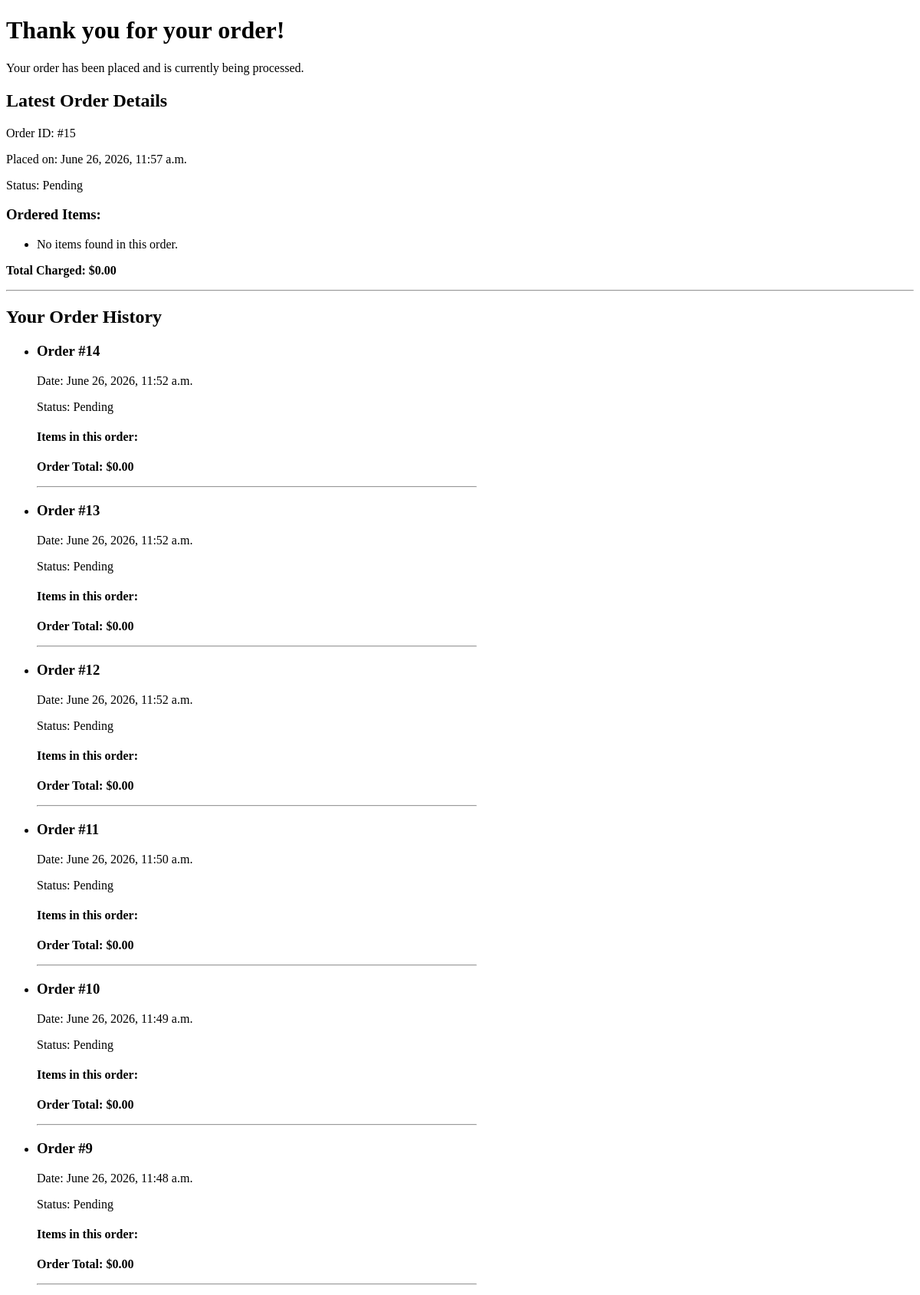
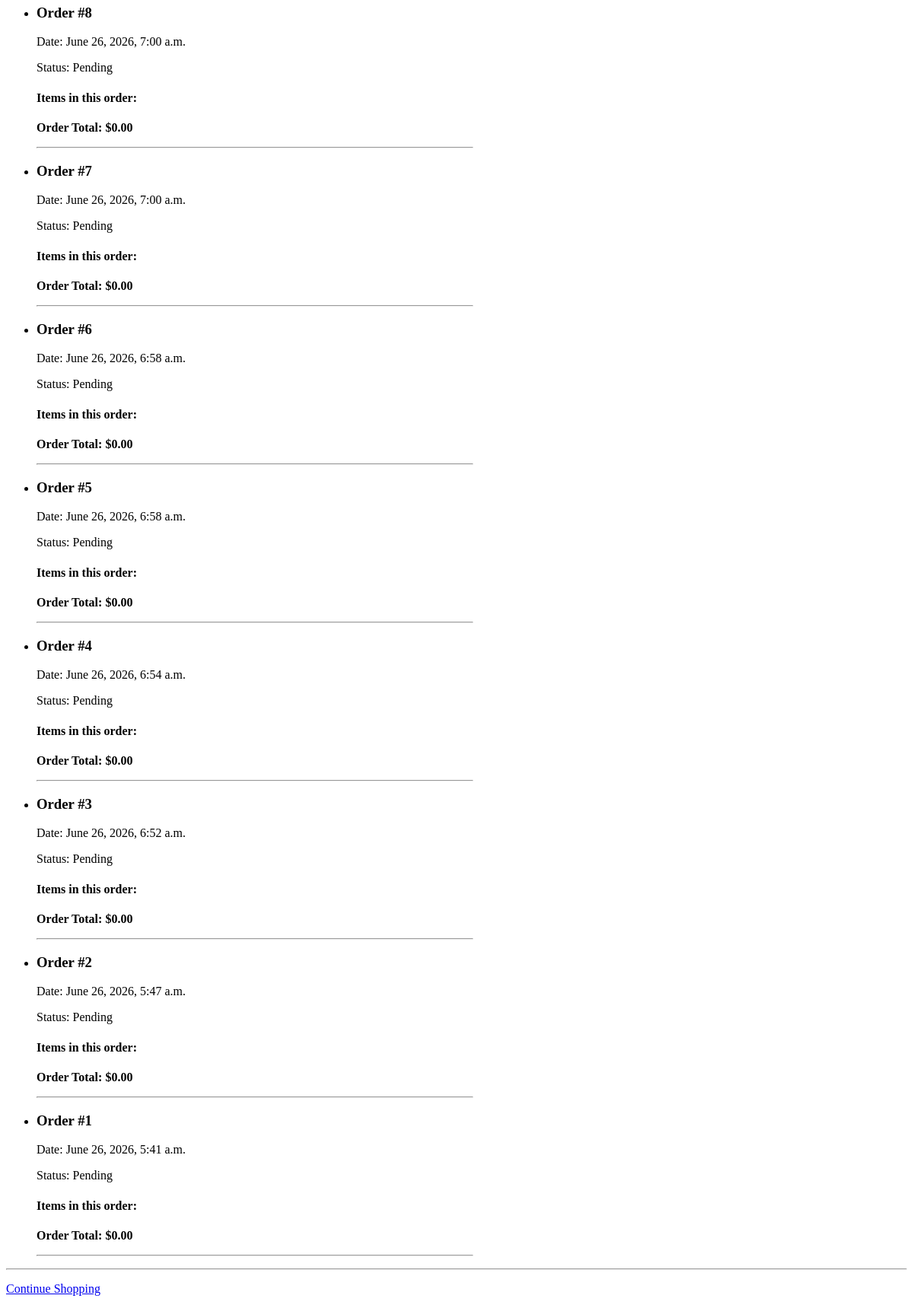
The page /orders/ordered-items (signed in) on the database as committed earlier (2 pictures, top to bottom).
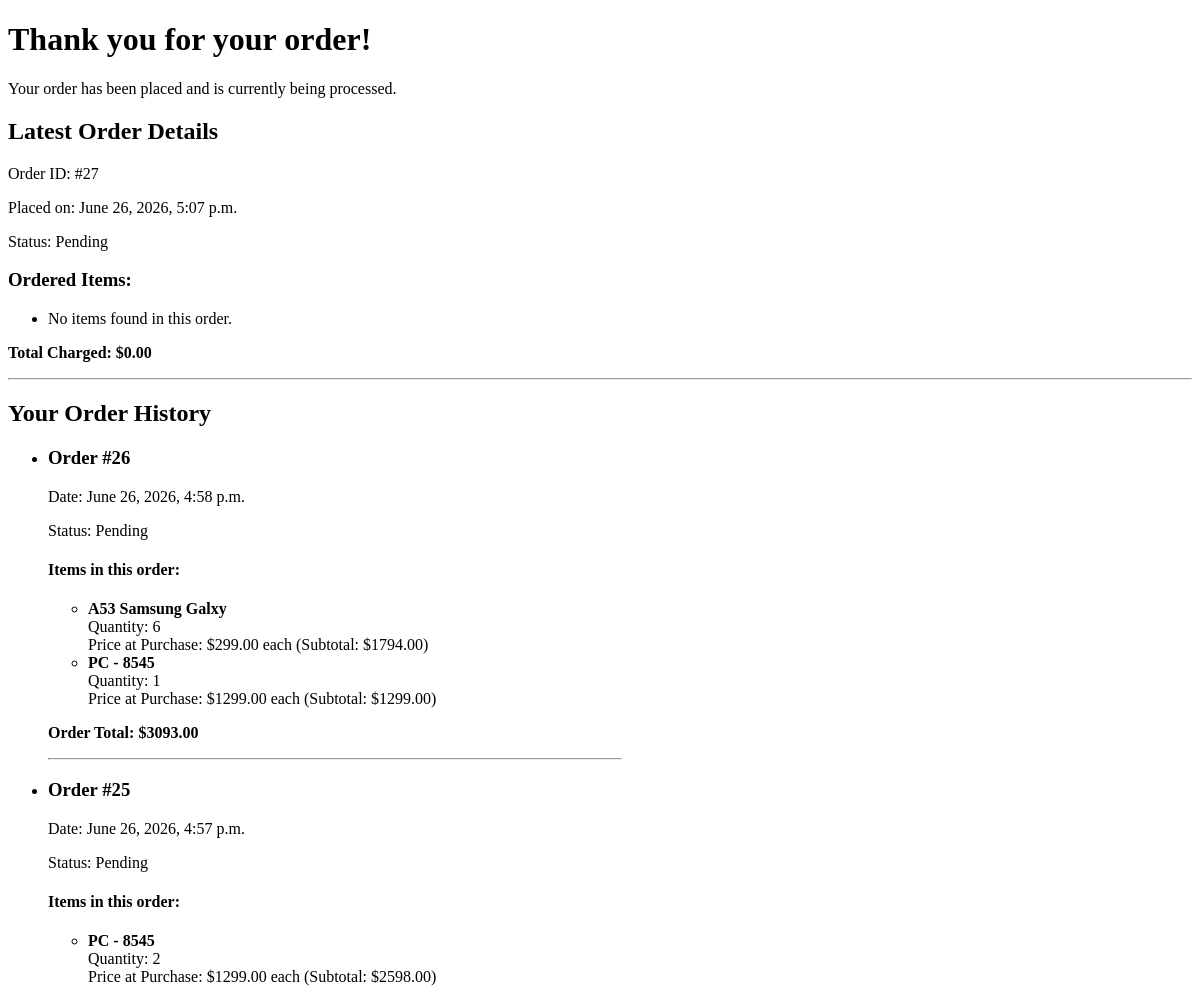
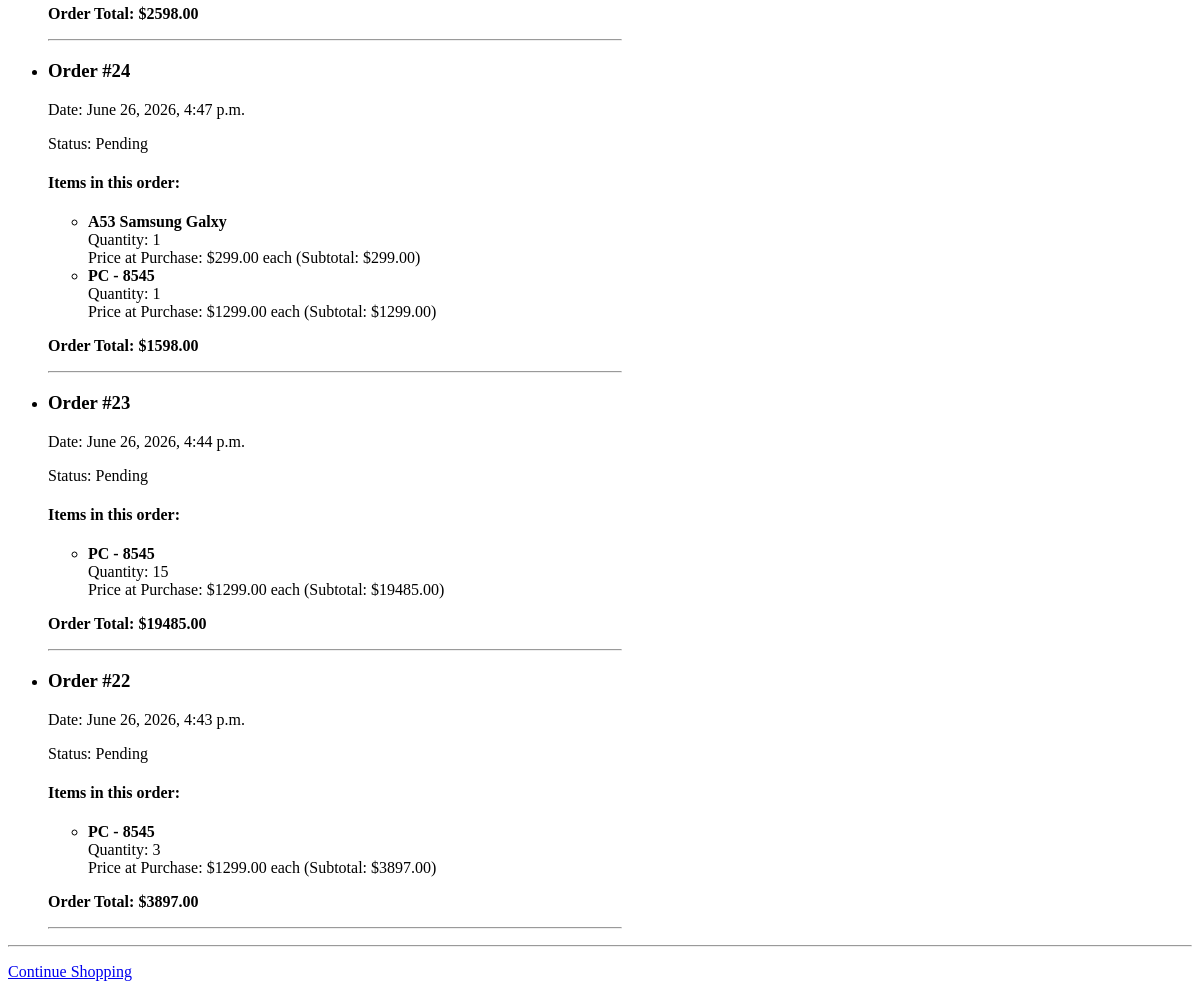
The same page on the database as committed later (2 pictures, top to bottom).
### orders/models.py (models this page shows, shortened)
class Order(models.Model):
    STATUS = (
        ('pending', 'Pending'),
        ('shipped' ,'Shipped'),
        ('delivered', 'Delivered'),
        ('cancelled', 'Cancelled')
    )
    user = models.ForeignKey(CustomUser, on_delete=models.CASCADE)
    status = models.CharField(max_length=20, choices=STATUS)
    created_at = models.DateTimeField(auto_now_add=True)
    def get_total_price(self):
        return sum(item.quantity * item.price_at_purchase for item in self.items.all())

class OrderItem(models.Model):
    order = models.ForeignKey(Order, on_delete=models.CASCADE, related_name='items')
    product = models.ForeignKey(Product, on_delete=models.CASCADE)
    quantity = models.IntegerField(default=1)
    price_at_purchase = models.DecimalField(max_digits=20, decimal_places=2)
    def get_subtotal(self):
        return self.quantity * self.price_at_purchase

### products/models.py (models this page shows, shortened)
class Product(models.Model):
    name = models.CharField(max_length=100)
    desc = models.CharField(max_length=500, null=True, blank=True)
    price = models.DecimalField(max_digits=20, decimal_places=2)
    quantity = models.IntegerField(default=0)
    is_active = models.BooleanField(default=True)
    image = models.ImageField(upload_to='products/', null=True, blank=True)
    subcategory = models.ForeignKey(Subcategory, on_delete=models.CASCADE, related_name='products', null=True, blank=True)
    created_at = models.DateTimeField(auto_now_add=True)

### orders/views.py (the view)
# urls.py: path('ordered-items', OrderedItemsView.as_view(), name='order-success')
class OrderedItemsView(LoginRequiredMixin, View):
    def get(self, request):
        user = request.user
        orders = Order.objects.filter(user=user).prefetch_related('items__product').order_by('-created_at')
        latest_order = orders.first()
        latest_order_total = 0
        if latest_order:
            latest_order_total = sum(
                item.quantity * item.price_at_purchase
                for item in latest_order.items.all()
            )
        context = {
            'orders': orders,
            'latest_order': latest_order,
            'latest_order_total': latest_order_total
        }
        return render(request, 'orders/order-success.html', context)

### templates/orders/order-success.html (shortened to what this page needs)
<!DOCTYPE html>
<html lang="en">
<head>
</head>
<body>
    <div>
        <h1>Thank you for your order!</h1>
        <p>Your order has been placed and is currently being processed.</p>
    </div>
    {% if latest_order %}
    <div>
        <h2>Latest Order Details</h2>
        <p>Order ID: #{{ latest_order.id }}</p>
        <p>Placed on: {{ latest_order.created_at|date:"F j, Y, g:i a" }}</p>
        <p>Status: {{ latest_order.get_status_display }}</p>
        <h3>Ordered Items:</h3>
        <ul>
            {% for item in latest_order.items.all %}
            <li>
                <strong>{{ item.product.name }}</strong><br>
                Quantity: {{ item.quantity }}<br>
                Price: ${{ item.price_at_purchase }} each (Subtotal: ${{ item.get_subtotal|floatformat:2 }})
            </li>
            {% empty %}
            <li>No items found in this order.</li>
            {% endfor %}
        </ul>
        <p><strong>Total Charged: ${{ latest_order_total|floatformat:2 }}</strong></p>
    </div>
    {% endif %}
    <hr>
    <div>
        <h2>Your Order History</h2>
        {% if orders.count > 1 %}
        <ul>
            {% for order in orders %}
                {% if order != latest_order %}
                <li>
                    <h3>Order #{{ order.id }}</h3>
                    <p>Date: {{ order.created_at|date:"F j, Y, g:i a" }}</p>
                    <p>Status: {{ order.get_status_display }}</p>
                    <h4>Items in this order:</h4>
                    <ul>
                        {% for item in order.items.all %}
                        <li>
                            <strong>{{ item.product.name }}</strong><br>
                            Quantity: {{ item.quantity }}<br>
                            Price at Purchase: ${{ item.price_at_purchase }} each (Subtotal: ${{ item.get_subtotal|floatformat:2 }})
                        </li>
                        {% endfor %}
                    </ul>
                    <p><strong>Order Total: ${{ order.get_total_price|floatformat:2 }}</strong></p>
                    <hr style="width: 50%; margin-left: 0;">
                </li>
                {% endif %}
            {% endfor %}
        </ul>
        {% else %}
        <p>No previous orders found.</p>
        {% endif %}
    </div>
    <hr>
    <div>
        <p><a href="/">Continue Shopping</a></p>
    </div>
</body>
</html>

Rows that differ between the two databases and show on the page:
removed Order: id "15", created_at "June 26, 2026, 11:57 a.m.", status "Pending"
removed Order: id "14", created_at "June 26, 2026, 11:52 a.m.", status "Pending", get_total_price "0.00"
removed Order: id "13", created_at "June 26, 2026, 11:52 a.m.", status "Pending", get_total_price "0.00"
removed Order: id "12", created_at "June 26, 2026, 11:52 a.m.", status "Pending", get_total_price "0.00"
removed Order: id "11", created_at "June 26, 2026, 11:50 a.m.", status "Pending", get_total_price "0.00"
removed Order: id "10", created_at "June 26, 2026, 11:49 a.m.", status "Pending", get_total_price "0.00"
removed Order: id "9", created_at "June 26, 2026, 11:48 a.m.", status "Pending", get_total_price "0.00"
removed Order: id "8", created_at "June 26, 2026, 7:00 a.m.", status "Pending", get_total_price "0.00"
removed Order: id "7", created_at "June 26, 2026, 7:00 a.m.", status "Pending", get_total_price "0.00"
removed Order: id "6", created_at "June 26, 2026, 6:58 a.m.", status "Pending", get_total_price "0.00"
removed Order: id "5", created_at "June 26, 2026, 6:58 a.m.", status "Pending", get_total_price "0.00"
removed Order: id "4", created_at "June 26, 2026, 6:54 a.m.", status "Pending", get_total_price "0.00"
removed Order: id "3", created_at "June 26, 2026, 6:52 a.m.", status "Pending", get_total_price "0.00"
removed Order: id "2", created_at "June 26, 2026, 5:47 a.m.", status "Pending", get_total_price "0.00"
removed Order: id "1", created_at "June 26, 2026, 5:41 a.m.", status "Pending", get_total_price "0.00"
added Order: id "27", created_at "June 26, 2026, 5:07 p.m.", status "Pending"
added Order: id "26", created_at "June 26, 2026, 4:58 p.m.", status "Pending", get_total_price "3093.00"
added OrderItem: product.name "A53 Samsung Galxy", quantity "6", price_at_purchase "299.00", get_subtotal "1794.00", shown under "26"
added OrderItem: product.name "PC - 8545", quantity "1", price_at_purchase "1299.00", get_subtotal "1299.00", shown under "26"
added Order: id "25", created_at "June 26, 2026, 4:57 p.m.", status "Pending", get_total_price "2598.00"
added OrderItem: product.name "PC - 8545", quantity "2", price_at_purchase "1299.00", get_subtotal "2598.00", shown under "25"
added Order: id "24", created_at "June 26, 2026, 4:47 p.m.", status "Pending", get_total_price "1598.00"
added OrderItem: product.name "A53 Samsung Galxy", quantity "1", price_at_purchase "299.00", get_subtotal "299.00", shown under "24"
added OrderItem: product.name "PC - 8545", quantity "1", price_at_purchase "1299.00", get_subtotal "1299.00", shown under "24"
added Order: id "23", created_at "June 26, 2026, 4:44 p.m.", status "Pending", get_total_price "19485.00"
added OrderItem: product.name "PC - 8545", quantity "15", price_at_purchase "1299.00", get_subtotal "19485.00", shown under "23"
added Order: id "22", created_at "June 26, 2026, 4:43 p.m.", status "Pending", get_total_price "3897.00"
added OrderItem: product.name "PC - 8545", quantity "3", price_at_purchase "1299.00", get_subtotal "3897.00", shown under "22"
